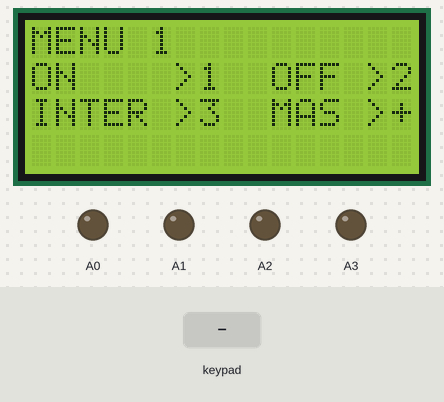
Recording of a sketch running on a simulated Arduino Uno, built with avr-gcc and run on an emulated ATmega328P. On the bench: 16×4 character LCD, output pins drawn as LEDs (lit = HIGH). Dashed ring = blinking. Inputs (shaded band) come from the test bench.

Above: at 2.2 s.
2.3 s: key '3' pressed
At 2.56 s:
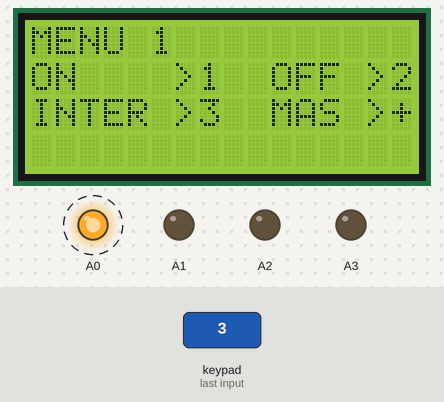
4.8 s: keypad keys 7 + 5 = pressed 0.4 s apart
At 7.1 s:
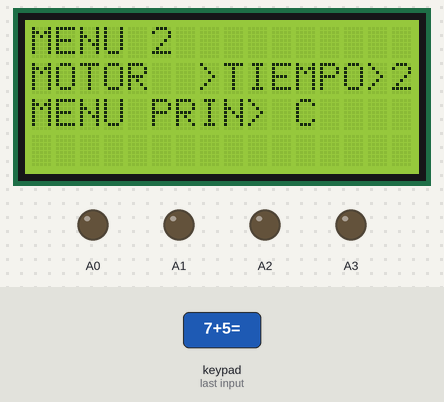
7.9 s: keypad keys 1 3 9 7 pressed 0.4 s apart
At 8.4 s:
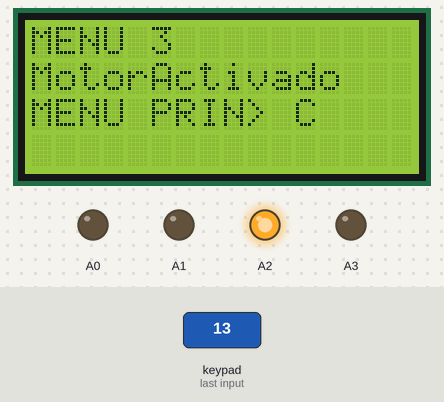
At 8.9 s:
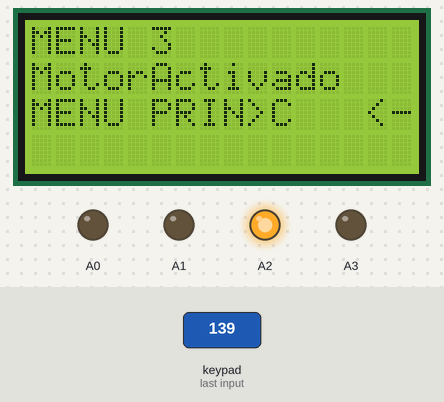
11.0 s: key '0' pressed
14.0 s: keypad keys 3 2 1 0 * pressed 0.4 s apart
19.0 s: key '7' pressed
Timing chart, 0 to 21.8 s (numbered marks = the images above; inputs shaded):
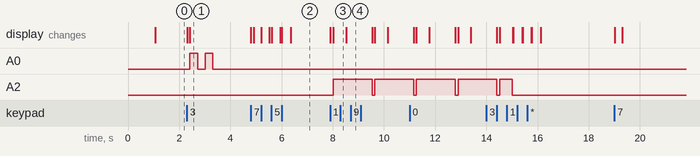

Measured:
- after the input at 2.3 s, A0: alternates HIGH for 0.30 s and LOW for 0.30 s, 4 changes in all, then stays LOW, starting after 0.12 s; the display: first changes at once (image 1 shows a later state)
- after the input at 4.8 s, the display: first changes at once (image 2 shows a later state)
- after the input at 7.9 s, A2: LOW → HIGH after 0.12 s, → LOW 1.5 s later, → HIGH 0.11 s later; the display: first changes at once (image 3 shows a later state)

The sketch:

EJEMPLO_LCD_KEYPAD.ino
```cpp
#include <LiquidCrystal.h> // libreria que permite controlar la pantalla LCD
#include <Keypad.h>
const int rs = 13, enable = 12, d4 = 11, d5 = 10, d6 = 9, d7 = 8; // Declaracion de los pines
LiquidCrystal lcd(rs, enable, d4, d5, d6, d7); // crea el objeto "lcd" de tipo LyquidCrystal
char pulsacion;       // almacena la tecla pulsada
int  contador = 1;    // cuenta el nivel del menu en el que se esta
const byte ROWS = 4;  //Cuatro Filas
const byte COLS = 4;  //Cuatro Columnas
char keys[ROWS][COLS] = {
  {'7','8','9','/'},
  {'4','5','6','*'},
  {'1','2','3','-'},
  {'C','0','=','+'}
};
byte rowPins[ROWS] = {7,6,5,4}; //Puntos de conexion del teclado al arduino FILAS
byte colPins[COLS] = {3,2,1,0}; //Puntos de conexion del teclado al arduino COLUMNAS
Keypad Teclado1 = Keypad( makeKeymap(keys), rowPins, colPins, ROWS, COLS ); //Configura el teclado
////////////////////////////////// Void Setup() ///////////
void setup() {
pinMode(A0,OUTPUT);
pinMode(A1,OUTPUT);
pinMode(A2,OUTPUT);
pinMode(A3,OUTPUT);
lcd.begin(16, 4); // inicializa la pantalla lcd, define el tamaño de la pantalla LCD
                     // en este caso es una pantalla 16x2
lcd.setCursor(0,0);  // los parametros deben ser dados en lcd.begin(columnas, lineas)
lcd.print("BIENVENIDO");
delay(1000);
lcd.clear();
}
////////////////////////// Void loop() ///////////////////////
void loop() {
 pulsacion = Teclado1.getKey() ;  // Lee la tecla pulsada
 if (pulsacion != 0) {
    lcd.clear();
    delay(100);
 }
 if(contador == 4){ menu_4();accion_4();}
 if(contador == 3){ menu_3();accion_3();}
 if(contador == 2){ menu_2();accion_2();}
 if(contador == 1){ menu_1();accion_1();}
} ///////// Fin del void loop(), inician las Funciones///////////////

/////////////////////Intro_0 //////////////////////////////
void intro_0(){
 lcd.clear();  // Borra el  LCD
 lcd.setCursor(3,0);         // Se posiciona en la Columna 3, Fila 0
 lcd.print("BIENVENIDO ");
 lcd.setCursor(1,1);
 lcd.print("PRUEBA DE MENU");
 delay(4000);                // espera 4 segundos mostrando el intro
 lcd.clear();
}
/////////////////////Menu_1  //////////////////////////////////
void menu_1(){
   lcd.setCursor(0,0);
   lcd.print("MENU 1");
   lcd.setCursor(0,1);
   lcd.print("ON    >1  ");
   lcd.setCursor(10,1);
   lcd.print("OFF >2");
   lcd.setCursor(0,2);
   lcd.print("INTER >3  ");
   lcd.setCursor(10,2);
   lcd.print("MAS >+");
}
/////////////////////Accion 1 //////////////////////////////
void accion_1(){
  if(pulsacion == '1') digitalWrite(A0,HIGH);
  if(pulsacion == '2') digitalWrite(A0,LOW);
  if(pulsacion == '3') intermitente();
  if(pulsacion == '+') contador=2;
}
/////////////////////Menu_2  //////////////////////////////////
void menu_2(){
   lcd.setCursor(0,0);
   lcd.print("MENU 2");
   lcd.setCursor(0,1);
   lcd.print("MOTOR  >1   ");
   lcd.setCursor(8,1);
   lcd.print("TIEMPO>2");
   lcd.setCursor(0,2);
   lcd.print("MENU PRIN> C     ");
}
/////////////////////accion_2  //////////////////////////////////
void accion_2(){
  if(pulsacion == '1') contador=3;
  if(pulsacion == '2') contador=4;
  if(pulsacion == 'C') contador=1;
}
/////////////////////Menu_3  //////////////////////////////////
void menu_3(){
   lcd.setCursor(0,0);
   lcd.print("MENU 3");
   lcd.setCursor(0,1);
   lcd.print("Motor :          ");
   lcd.setCursor(5,1);
   lcd.print("Activado");
   digitalWrite(A2,HIGH);
   delay(500);
   digitalWrite(A2,LOW);
   lcd.setCursor(0,2);
   lcd.print("MENU PRIN>C   <-- 0");
}
/////////////////////accion_3  //////////////////////////////////
void accion_3(){
  if(pulsacion == 'C') contador=1;
  if(pulsacion == '0') contador=2;
}
/////////////////////Menu_4 //////////////////////////////////
void menu_4(){
   lcd.setCursor(0,0);
   lcd.print("MENU 4");
   unsigned long tiempo1 = (millis()/1000);
   lcd.setCursor(0,1);
   lcd.print("TIEMPO:            ");
   lcd.setCursor(8,1);
   lcd.print(tiempo1);
   lcd.setCursor(0,2);
   lcd.print("MENU PRIN>C   <-- 0");
}
/////////////////////accion_4  //////////////////////////////////
void accion_4(){
  if(pulsacion == 'C') contador=1;
  if(pulsacion == '0') contador=2;
}
/////////////////////intermitente  //////////////////////////////////
void intermitente(){
  digitalWrite(A0,HIGH);
  delay(300);
  digitalWrite(A0,LOW);
  delay(300);
  digitalWrite(A0,HIGH);
  delay(300);
  digitalWrite(A0,LOW);
  delay(300);
}
```
